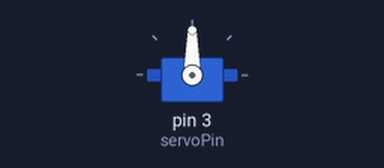
The sketch below on a simulated Arduino Uno, built with avr-gcc and run on an emulated ATmega328P. On the bench: servo.

Above: at 0.05 s.
Timing chart, 0 to 3.0 s (numbered marks = the images above):
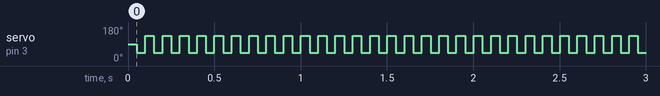

Measured:
- by itself, servo on pin 3 (servoPin): alternates 135° for 0.05 s and 45° for 0.05 s

The sketch:

servoTest.ino
```cpp
#include <Servo.h>

uint8_t servoPin = 3;

Servo myServo;

void setup() {
  Serial.begin(9600);

}

void loop() {

myServo.attach(servoPin);
delay(50);
  myServo.write(45);
  delay(50);
 myServo.write(135);
}
```
